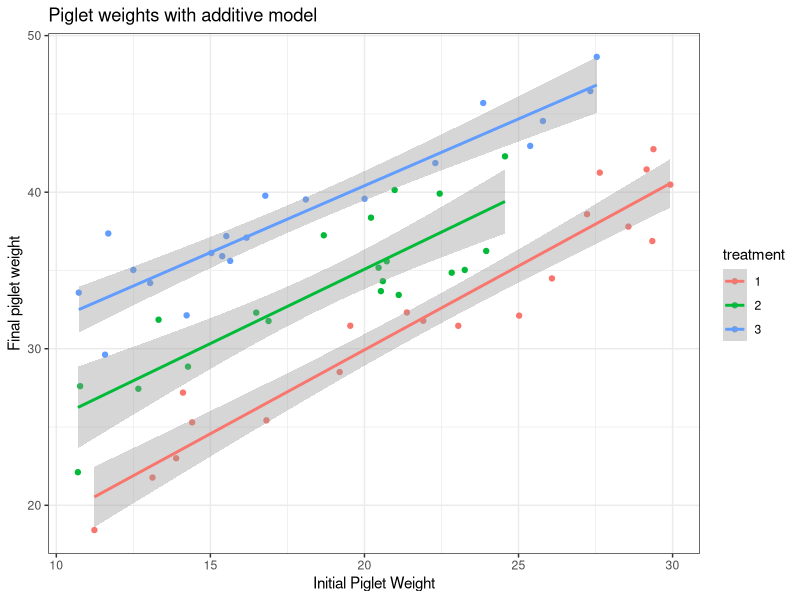
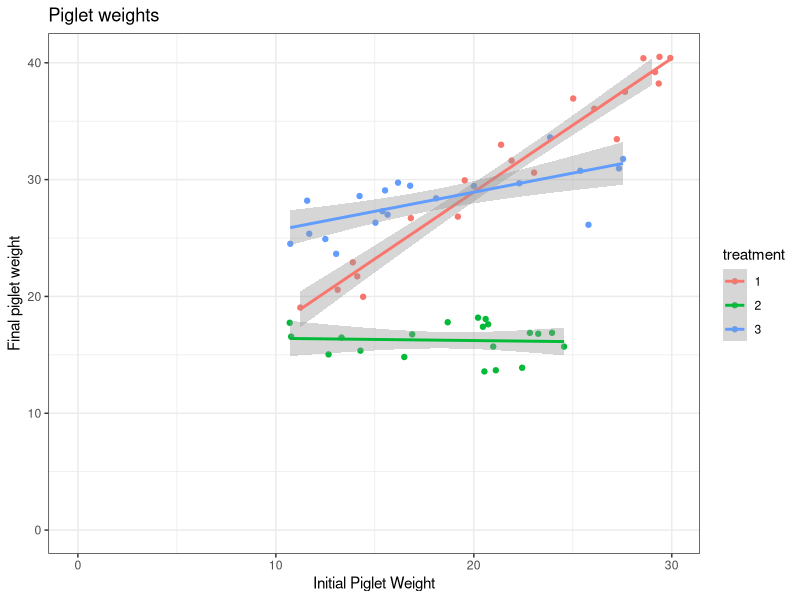

Write the R code that produced these figures, in order.
## ---- chunk 1
knitr::opts_chunk$set(echo = TRUE)
library(tidyverse)
## ---- chunk 2
set.seed(03212022)
total_pigs <- 60
fake_pigs <- tibble(piglet = 1:total_pigs, piglet_weight = runif(total_pigs, min = 10, max = 30))
## ---- chunk 3
fake_pigs <- fake_pigs %>% mutate(treatment = factor(sample(rep(1:3, total_pigs/3), total_pigs)))
## ---- chunk 4
tau1 <- 10
tau2 <- 15
tau3 <- 20
beta <- 1
sigma <- 2

X_matrix <- model.matrix(~factor(treatment) - 1 + piglet_weight, data = fake_pigs)
param_vec <- c(tau1, tau2, tau3, beta)
Y <- rnorm(total_pigs, mean = X_matrix %*% param_vec, sd = sigma)
fake_pigs <- fake_pigs %>% mutate(Y = Y)
## ---- chunk 5
fake_pigs %>% 
  ggplot(aes(y = Y, x = piglet_weight, color = treatment)) +
  geom_point() + 
  geom_smooth(method = 'lm', formula = 'y~x') + 
  theme_bw() + xlab('Initial Piglet Weight') +
  ylab('Final piglet weight') +
  ggtitle('Piglet weights with additive model')

## ---- chunk 6
fake_pigs %>% lm(Y ~ treatment + piglet_weight -1, data = .) %>% summary()
## ---- chunk 7
X_matrix <- model.matrix(~factor(treatment) * piglet_weight -1, data = fake_pigs)
param_vec <- c(tau1, tau2, tau3, beta, -1, -.6)
new_Y <- rnorm(total_pigs, mean = X_matrix %*% param_vec, sd = sigma)
fake_pigs <- fake_pigs %>% mutate(Y2 = new_Y)

fake_pigs %>% 
  ggplot(aes(y = Y2, x = piglet_weight, color = treatment)) +
  geom_point() + 
  geom_smooth(method = 'lm', formula = 'y~x') + 
  theme_bw() + xlab('Initial Piglet Weight') +
  ylab('Final piglet weight') +
  ggtitle('Piglet weights') +
  ylim(0, max(new_Y)) + xlim(0, max(fake_pigs$piglet_weight))
## ---- chunk 8
fake_pigs %>% lm(Y2 ~ treatment * piglet_weight -1, data = .) %>% summary()
